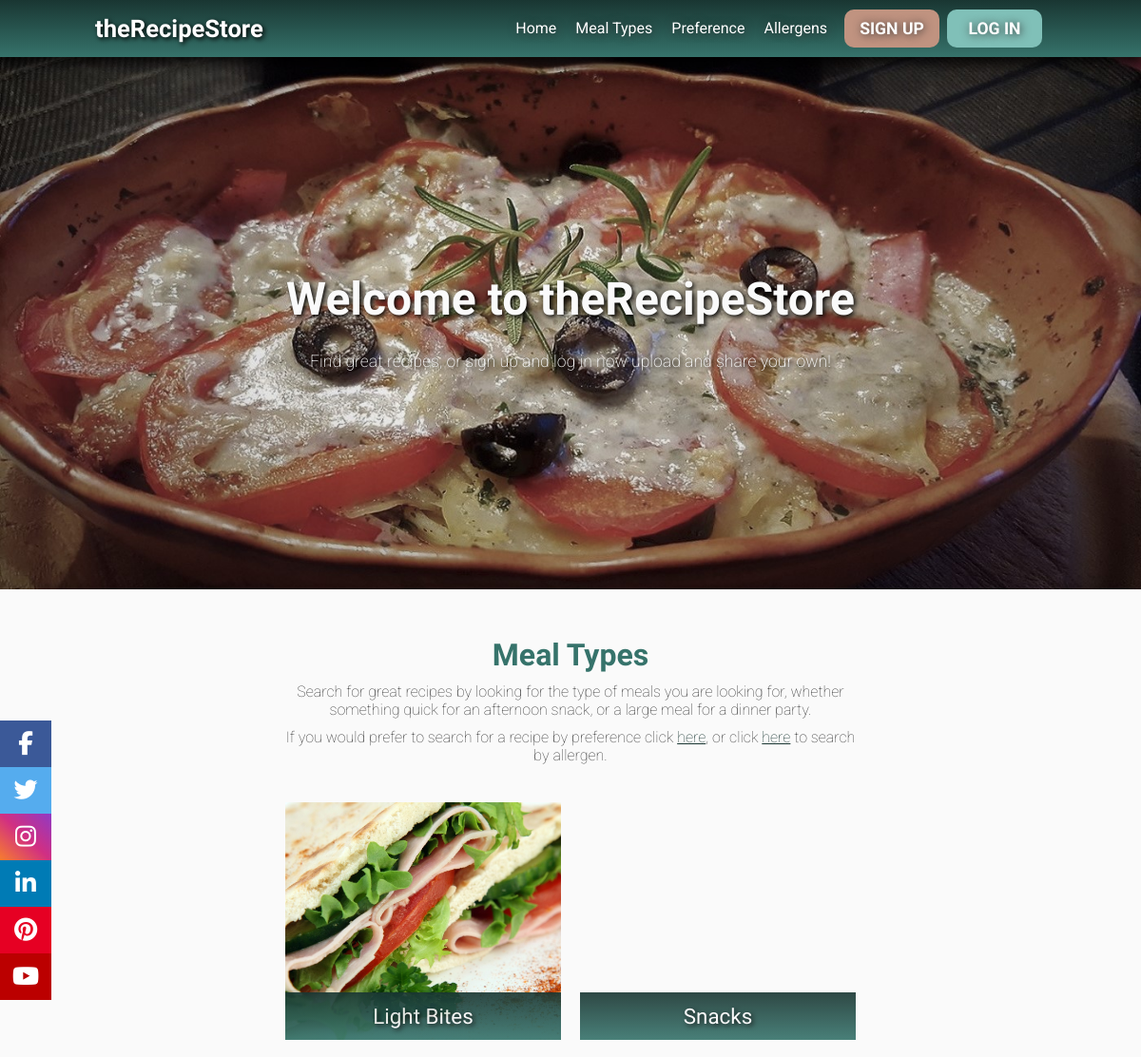
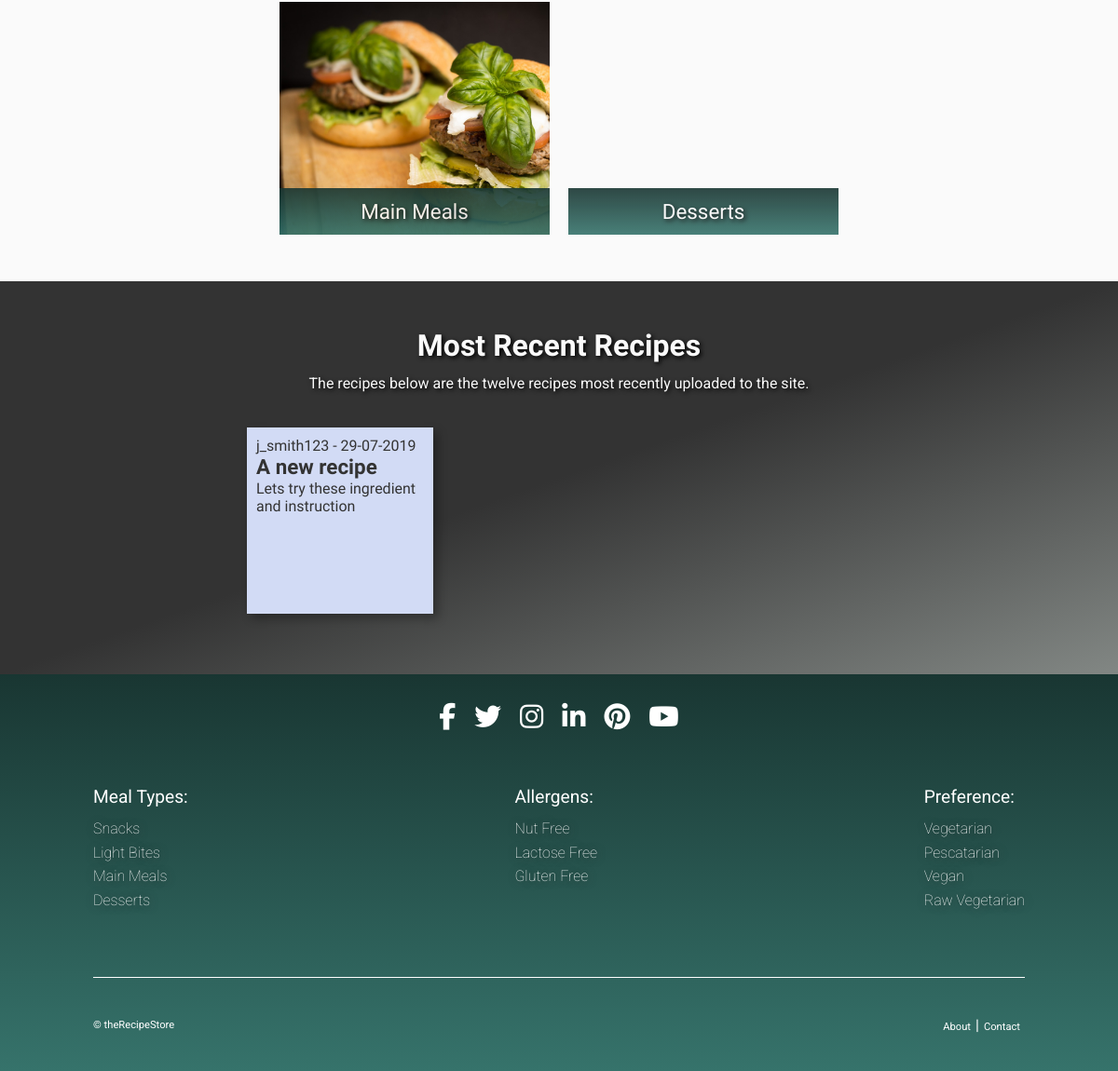
The page /home on the database its author committed (2 pictures, top to bottom).
### therecipestore/models.py (models this page shows, shortened)
class Recipe(db.Model):
    id = db.Column(db.Integer, primary_key=True)
    recipe_name = db.Column(db.String(20))
    recipe_description = db.Column(db.String(200))
    recipe_difficulty = db.Column(db.String(10))
    recipe_prep_time = db.Column(db.String(20))
    recipe_cook_time = db.Column(db.String(20))
    meal_type = db.Column(db.String(15))
    meal_preference_vegetarian = db.Column(db.Boolean)
    meal_preference_vegan = db.Column(db.Boolean)
    meal_preference_pescatarian = db.Column(db.Boolean)
    meal_preference_raw_vegetarian = db.Column(db.Boolean)
    meal_allergen_nut_free = db.Column(db.Boolean)
    meal_allergen_lactose_free = db.Column(db.Boolean)
    meal_allergen_gluten_free = db.Column(db.Boolean)
    recipe_added = db.Column(db.DateTime, default=datetime.utcnow)
    user_id = db.Column(db.Integer, db.ForeignKey('user.id'))
    ingredients = db.relationship('Ingredient', backref="recipe", lazy=True)
    instructions = db.relationship('Instruction', backref="recipe", lazy=True)

class User(db.Model, UserMixin):
    id = db.Column(db.Integer, primary_key=True)
    firstname = db.Column(db.String(25))
    lastname = db.Column(db.String(25))
    username = db.Column(db.String(25), unique=True)
    email = db.Column(db.String(120), unique=True)
    password = db.Column(db.String(120))
    recipes = db.relationship('Recipe', backref="author", lazy=True)

### therecipestore/routes.py (the view)
@app.route("/")
@app.route("/home")
def index():
    recipes_dated = Recipe.query.order_by(Recipe.recipe_added.desc())[:12]
    data = []
    with open("therecipestore/static/data/meal-type-homepage.json", "r") as json_data:
        data = json.load(json_data)
    return render_template("index.html", meal_type_statements=data, recipes_dated=recipes_dated)

### therecipestore/templates/index.html (shortened to what this page needs)
{% extends 'base.html' %}
{% block content %}
<header class="header-images" id="header-slideshow">
    <div class="slideshow-image">
        <div class="image-container">
            <div class="image-text">
                <h2 class="image-text-header">Welcome to theRecipeStore</h2>
                <p class="image-text-paragraph">Find great recipes, or sign up and log in now upload and share your own!</p>
            </div>
        </div>
    </div>
</header>
<section class="meal-type-section">
    <div class="meal-type-section-container" id="meal-type-homepage-section">
        <div class="meal-type-intro">
            <h2 class="meal-type-intro-heading">Meal Types</h2>
            <p class="meal-type-intro-paragraph">Search for great recipes by looking for the type of meals you are looking for, whether something quick for an afternoon snack, or a large meal for a dinner party.</p>
            <p class="meal-type-intro-paragraph">If you would prefer to search for a recipe by preference click <span class="meal-type-click-here-button" id="meal-type-to-preference-button">here</span>, or click <span class="meal-type-click-here-button" id="meal-type-to-allergen-button">here</span> to search by allergen.</p>
        </div>
        <div class="meal-type-grid-container">
            {% for meal_type in meal_type_statements %}
                {% if meal_type.section.lower() == "mealtype" %}
                <div class="meal-type-image" id="{{ meal_type.id }}-home">
                    <div class="meal-type-description-area">
                        <h3 class="meal-type-heading">{{ meal_type.mealtype }}</h3>
                    </div>
                </div>
                {% endif %}
            {% endfor %}
        </div>
    </div>
</section>
<section class="post-it-notes-section">
    <div class="post-it-notes-section-container">
        <div class="most-recent-intro">
            <div class="post-it-notes-intro">
                <h2 class="post-it-notes-intro-heading">Most Recent Recipes</h2>
            </div>
            <p class="most-recent-intro-paragraph">The recipes below are the twelve recipes most recently uploaded to the site.
        </div>
        <ul class="post-it-notes">
            {% for recipe in recipes_dated %}
            <li class="post-it-note">
                <a href="{{ url_for('recipe', id=recipe.id) }}">
                    <p>{{ recipe.author.username }} - {{ recipe.recipe_added.strftime('%d-%m-%Y') }}</p>
                    <h2 class="post-it-note-title">{{ recipe.recipe_name }}</h2>
                    <p class="post-it-note-paragraph">{{ recipe.recipe_description }}</p>
                </a>
            </li>
            {% endfor %}
        </ul>
    </div>
</section>
{% endblock %}

### therecipestore/static/css/style.css (style rules this page uses)
* { margin: 0; font-family: "Roboto", sans-serif; }
.header-images { width: 100%; height: 80vh; z-index: 1; }
.slideshow-image { height: 100%; width: 100%; background-image: url("../images/completed-dish.jpg"); background-repeat: no-repeat; background-size: cover; background-position: center; animation: slide 20s infinite; }
.image-container { display: flex; justify-content: center; align-items: center; text-align: center; height: 100%; width: 100%; }
.image-text { width: 90%; max-width: 600px; }
.image-text-header { font-size: 2.4em; font-family: "Kalam", cursive; line-height: 1.3em; color: #FAFAFA; margin-bottom: 20px; text-shadow: 2px 2px 5px #000000; }
.image-text-paragraph { font-family: "Roboto", sans-serif; line-height: 1.7em; color: #FAFAFA; font-size: 1.1em; font-weight: 200; text-shadow: 2px 2px 5px #000000; }
.meal-type-section { width: 100%; display: flex; align-items: center; justify-content: center; background-color: #FAFAFA; }
.meal-type-section-container { width: 90%; max-width: 600px; display: flex; flex-direction: column; justify-content: center; align-items: center; padding: 50px 0; }
#meal-type-homepage-section { display: flex; }
.meal-type-intro { margin-bottom: 30px; }
.meal-type-intro-heading, .post-it-notes-intro-heading { margin-bottom: 10px; text-align: center; font-family: "Kalam", cursive; font-size: 2em; }
.meal-type-intro-heading { color: #36736B; }
.meal-type-intro-paragraph { margin: 10px 0 10px 0; text-align: center; font-family: "Roboto", sans-serif; font-size: 1em; font-weight: 100; }
.meal-type-intro-paragraph { color: #333333; }
.meal-type-grid-container { width: 100%; max-width: 600px; display: grid; grid-gap: 20px; grid-template-columns: repeat(auto-fill, minmax(200px, 1fr)); grid-auto-rows: 250px; }
.meal-type-image { width: 100%; background-repeat: no-repeat; background-size: cover; display: flex; justify-content: center; align-items: flex-end; overflow: hidden; }
#light-bites-home { background-image: url("../images/sandwich.jpg"); }
#snacks-home { background-image: url("../images/snack.jpg"); }
#main-meals-home { background-image: url("../images/dinner.jpg"); }
#desserts-home { background-image: url("../images/cake.jpg"); }
.meal-type-description-area { background-image: linear-gradient(#193632, #36736B); opacity: 0.9; height: 20%; width: 100%; display: flex; flex-direction: column; justify-content: center; align-items: center; transition-duration: 0.1s; transition-timing-function: ease-in-out; }
.meal-type-heading { font-family: "Kalam", cursive; font-size: 1.4em; font-weight: 200; color: #FAFAFA; margin: 10px; text-shadow: 2px 2px 5px #000000; }
.meal-type-click-here-button { text-decoration: underline; color: #193632; transition-duration: 0.1s; transition-timing-function: ease-in-out; }
.post-it-notes-section { background-image: linear-gradient(to bottom right, #333333, #333333, #828784); display: flex; flex-direction: column; justify-content: center; align-items: center; padding: 50px 0; }
.post-it-notes-section-container { max-width: 700px; width: 90%; display: flex; flex-direction: column; justify-content: center; }
.post-it-notes-intro { width: 100%; }
.post-it-note-title { line-height: 1.2em; }
.post-it-notes-intro-heading { color: #FAFAFA; text-shadow: 2px 2px 5px #000000; }
.most-recent-intro-paragraph { text-align: center; color: #FAFAFA; font-size: 1em; line-height: 1.5em; text-shadow: 2px 2px 5px #000000; margin-bottom: 20px; }
.post-it-notes { list-style: none; padding: 0; display: flex; flex-wrap: wrap; }
.post-it-note { height: 280px; width: 100%; box-shadow: 5px 5px 10px 0px rgba(0,0,0,0.3); background-color: #D2DBF5; padding: 10px; transition-duration: 0.1s; transition-timing-function: ease-in-out; }
.post-it-notes .post-it-note a { text-decoration: none; color: #333333; height: inherit; width: inherit; }
.post-it-notes .post-it-note a h2, .post-it-notes .post-it-note a p { font-family: "Kalam", cursive; }
.post-it-notes .post-it-note a h2 { font-size: 1.4em; font-weight: 700; }
.post-it-notes .post-it-note a p { font-size: 1em; font-weight: 400; line-height: 1.2em; }
.post-it-notes .post-it-note { margin: 15px; }
@media (min-width: 500px) { .image-text-header { font-size: 3em; } }
@media (min-width: 768px) { .post-it-notes-section-container { width: 90%; } }
@media (min-width: 768px) { .post-it-note { height: 180px; width: 180px; } }
@media (min-width: 768px) { .header-images { height: 70vh; } }

### rows shown on the page
Recipe: author.username "j_smith123", recipe_added "29-07-2019", recipe_name "A new recipe", recipe_description "Lets try these ingredient and instruction"

### other values the page prints
{{ meal_type.mealtype }} "Light Bites" "Snacks" "Main Meals" "Desserts"
